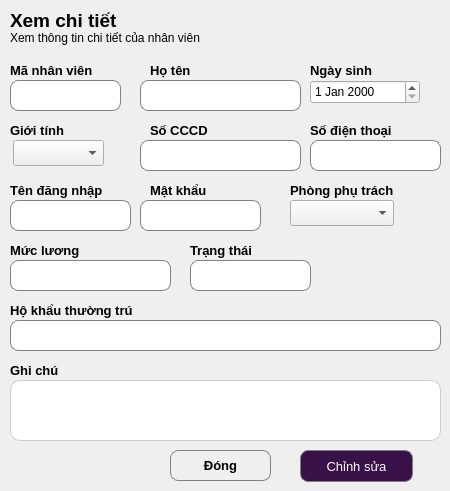
    <widget class="QWidget" name="page_49">
     <widget class="QLabel" name="label_537">
      <property name="geometry">
       <rect>
        <x>10</x>
        <y>10</y>
        <width>121</width>
        <height>21</height>
       </rect>
      </property>
      <property name="font">
       <font>
        <pointsize>14</pointsize>
        <weight>75</weight>
        <bold>true</bold>
       </font>
      </property>
      <property name="text">
       <string>Xem chi tiết</string>
      </property>
     </widget>
     <widget class="QLabel" name="label_538">
      <property name="geometry">
       <rect>
        <x>10</x>
        <y>30</y>
        <width>271</width>
        <height>16</height>
       </rect>
      </property>
      <property name="text">
       <string>Xem thông tin chi tiết của nhân viên</string>
      </property>
     </widget>
     <widget class="QLabel" name="label_539">
      <property name="geometry">
       <rect>
        <x>10</x>
        <y>60</y>
        <width>121</width>
        <height>21</height>
       </rect>
      </property>
      <property name="font">
       <font>
        <pointsize>10</pointsize>
        <weight>75</weight>
        <bold>true</bold>
       </font>
      </property>
      <property name="text">
       <string>Mã nhân viên</string>
      </property>
     </widget>
     <widget class="QLabel" name="label_540">
      <property name="geometry">
       <rect>
        <x>150</x>
        <y>60</y>
        <width>121</width>
        <height>21</height>
       </rect>
      </property>
      <property name="font">
       <font>
        <pointsize>10</pointsize>
        <weight>75</weight>
        <bold>true</bold>
       </font>
      </property>
      <property name="text">
       <string>Họ tên</string>
      </property>
     </widget>
     <widget class="QLabel" name="label_541">
      <property name="geometry">
       <rect>
        <x>310</x>
        <y>60</y>
        <width>121</width>
        <height>21</height>
       </rect>
      </property>
      <property name="font">
       <font>
        <pointsize>10</pointsize>
        <weight>75</weight>
        <bold>true</bold>
       </font>
      </property>
      <property name="text">
       <string>Ngày sinh</string>
      </property>
     </widget>
     <widget class="QLineEdit" name="lne_manv2">
      <property name="geometry">
       <rect>
        <x>10</x>
        <y>80</y>
        <width>111</width>
        <height>31</height>
       </rect>
      </property>
      <property name="styleSheet">
       <string notr="true">QLineEdit {
    border: 1px solid gray;
    border-radius: 8px;
    padding: 5px;
}</string>
      </property>
      <property name="text">
       <string/>
      </property>
      <property name="alignment">
       <set>Qt::AlignCenter</set>
      </property>
     </widget>
     <widget class="QLineEdit" name="lne_hoten6">
      <property name="geometry">
       <rect>
        <x>140</x>
        <y>80</y>
        <width>161</width>
        <height>31</height>
       </rect>
      </property>
      <property name="styleSheet">
       <string notr="true">QLineEdit {
    border: 1px solid gray;
    border-radius: 8px;
    padding: 5px;
}</string>
      </property>
      <property name="text">
       <string/>
      </property>
      <property name="alignment">
       <set>Qt::AlignCenter</set>
      </property>
     </widget>
     <widget class="QLabel" name="label_542">
      <property name="geometry">
       <rect>
        <x>10</x>
        <y>120</y>
        <width>121</width>
        <height>21</height>
       </rect>
      </property>
      <property name="font">
       <font>
        <pointsize>10</pointsize>
        <weight>75</weight>
        <bold>true</bold>
       </font>
      </property>
      <property name="text">
       <string>Giới tính</string>
      </property>
     </widget>
     <widget class="QLabel" name="label_543">
      <property name="geometry">
       <rect>
        <x>150</x>
        <y>120</y>
        <width>121</width>
        <height>21</height>
       </rect>
      </property>
      <property name="font">
       <font>
        <pointsize>10</pointsize>
        <weight>75</weight>
        <bold>true</bold>
       </font>
      </property>
      <property name="text">
       <string>Số CCCD</string>
      </property>
     </widget>
     <widget class="QLabel" name="label_544">
      <property name="geometry">
       <rect>
        <x>310</x>
        <y>120</y>
        <width>121</width>
        <height>21</height>
       </rect>
      </property>
      <property name="font">
       <font>
        <pointsize>10</pointsize>
        <weight>75</weight>
        <bold>true</bold>
       </font>
      </property>
      <property name="text">
       <string>Số điện thoại</string>
      </property>
     </widget>
     <widget class="QLabel" name="label_723">
      <property name="geometry">
       <rect>
        <x>10</x>
        <y>180</y>
        <width>121</width>
        <height>21</height>
       </rect>
      </property>
      <property name="font">
       <font>
        <pointsize>10</pointsize>
        <weight>75</weight>
        <bold>true</bold>
       </font>
      </property>
      <property name="text">
       <string>Tên đăng nhập</string>
      </property>
     </widget>
     <widget class="QLabel" name="label_724">
      <property name="geometry">
       <rect>
        <x>150</x>
        <y>180</y>
        <width>121</width>
        <height>21</height>
       </rect>
      </property>
      <property name="font">
       <font>
        <pointsize>10</pointsize>
        <weight>75</weight>
        <bold>true</bold>
       </font>
      </property>
      <property name="text">
       <string>Mật khẩu</string>
      </property>
     </widget>
     <widget class="QLabel" name="label_725">
      <property name="geometry">
       <rect>
        <x>290</x>
        <y>180</y>
        <width>151</width>
        <height>21</height>
       </rect>
      </property>
      <property name="font">
       <font>
        <pointsize>10</pointsize>
        <weight>75</weight>
        <bold>true</bold>
       </font>
      </property>
      <property name="text">
       <string>Phòng phụ trách</string>
      </property>
     </widget>
     <widget class="QLineEdit" name="lne_cccd4">
      <property name="geometry">
       <rect>
        <x>140</x>
        <y>140</y>
        <width>161</width>
        <height>31</height>
       </rect>
      </property>
      <property name="styleSheet">
       <string notr="true">QLineEdit {
    border: 1px solid gray;
    border-radius: 8px;
    padding: 5px;
}</string>
      </property>
      <property name="text">
       <string/>
      </property>
      <property name="alignment">
       <set>Qt::AlignCenter</set>
      </property>
     </widget>
     <widget class="QLineEdit" name="lne_tendangnhap2">
      <property name="geometry">
       <rect>
        <x>10</x>
        <y>200</y>
        <width>121</width>
        <height>31</height>
       </rect>
      </property>
      <property name="styleSheet">
       <string notr="true">QLineEdit {
    border: 1px solid gray;
    border-radius: 8px;
    padding: 5px;
}</string>
      </property>
      <property name="text">
       <string/>
      </property>
      <property name="alignment">
       <set>Qt::AlignCenter</set>
      </property>
     </widget>
     <widget class="QLineEdit" name="lne_matkhau2">
      <property name="geometry">
       <rect>
        <x>140</x>
        <y>200</y>
        <width>121</width>
        <height>31</height>
       </rect>
      </property>
      <property name="styleSheet">
       <string notr="true">QLineEdit {
    border: 1px solid gray;
    border-radius: 8px;
    padding: 5px;
}</string>
      </property>
      <property name="text">
       <string/>
      </property>
      <property name="alignment">
       <set>Qt::AlignCenter</set>
      </property>
     </widget>
     <widget class="QLineEdit" name="lne_mucluong2">
      <property name="geometry">
       <rect>
        <x>10</x>
        <y>260</y>
        <width>161</width>
        <height>31</height>
       </rect>
      </property>
      <property name="styleSheet">
       <string notr="true">QLineEdit {
    border: 1px solid gray;
    border-radius: 8px;
    padding: 5px;
}</string>
      </property>
      <property name="text">
       <string/>
      </property>
      <property name="alignment">
       <set>Qt::AlignCenter</set>
      </property>
     </widget>
     <widget class="QDateEdit" name="date_ngaysinh2">
      <property name="geometry">
       <rect>
        <x>310</x>
        <y>80</y>
        <width>110</width>
        <height>24</height>
       </rect>
      </property>
     </widget>
     <widget class="QComboBox" name="cbo_gioitinh4">
      <property name="geometry">
       <rect>
        <x>13</x>
        <y>140</y>
        <width>91</width>
        <height>26</height>
       </rect>
      </property>
     </widget>
     <widget class="QComboBox" name="cbo_phongphutrach2">
      <property name="geometry">
       <rect>
        <x>290</x>
        <y>200</y>
        <width>104</width>
        <height>26</height>
       </rect>
      </property>
     </widget>
     <widget class="QLineEdit" name="lne_sdt6">
      <property name="geometry">
       <rect>
        <x>310</x>
        <y>140</y>
        <width>131</width>
        <height>31</height>
       </rect>
      </property>
      <property name="styleSheet">
       <string notr="true">QLineEdit {
    border: 1px solid gray;
    border-radius: 8px;
    padding: 5px;
}</string>
      </property>
      <property name="text">
       <string/>
      </property>
      <property name="alignment">
       <set>Qt::AlignCenter</set>
      </property>
     </widget>
     <widget class="QLabel" name="label_907">
      <property name="geometry">
       <rect>
        <x>10</x>
        <y>240</y>
        <width>121</width>
        <height>21</height>
       </rect>
      </property>
      <property name="font">
       <font>
        <pointsize>10</pointsize>
        <weight>75</weight>
        <bold>true</bold>
       </font>
      </property>
      <property name="text">
       <string>Mức lương</string>
      </property>
     </widget>
     <widget class="QLabel" name="label_908">
      <property name="geometry">
       <rect>
        <x>190</x>
        <y>240</y>
        <width>141</width>
        <height>21</height>
       </rect>
      </property>
      <property name="font">
       <font>
        <pointsize>10</pointsize>
        <weight>75</weight>
        <bold>true</bold>
       </font>
      </property>
      <property name="text">
       <string>Trạng thái </string>
      </property>
     </widget>
     <widget class="QLineEdit" name="lne_trangthai1">
      <property name="geometry">
       <rect>
        <x>190</x>
        <y>260</y>
        <width>121</width>
        <height>31</height>
       </rect>
      </property>
      <property name="styleSheet">
       <string notr="true">QLineEdit {
    border: 1px solid gray;
    border-radius: 8px;
    padding: 5px;
}</string>
      </property>
      <property name="text">
       <string/>
      </property>
      <property name="alignment">
       <set>Qt::AlignCenter</set>
      </property>
     </widget>
     <widget class="QLabel" name="label_909">
      <property name="geometry">
       <rect>
        <x>10</x>
        <y>300</y>
        <width>191</width>
        <height>21</height>
       </rect>
      </property>
      <property name="font">
       <font>
        <pointsize>10</pointsize>
        <weight>75</weight>
        <bold>true</bold>
       </font>
      </property>
      <property name="text">
       <string>Hộ khẩu thường trú</string>
      </property>
     </widget>
     <widget class="QLineEdit" name="lne_hkthuongtru3">
      <property name="geometry">
       <rect>
        <x>10</x>
        <y>320</y>
        <width>431</width>
        <height>31</height>
       </rect>
      </property>
      <property name="styleSheet">
       <string notr="true">QLineEdit {
    border: 1px solid gray;
    border-radius: 8px;
    padding: 5px;
}</string>
      </property>
      <property name="text">
       <string/>
      </property>
      <property name="alignment">
       <set>Qt::AlignCenter</set>
      </property>
     </widget>
     <widget class="QLabel" name="label_910">
      <property name="geometry">
       <rect>
        <x>10</x>
        <y>360</y>
        <width>121</width>
        <height>21</height>
       </rect>
      </property>
      <property name="font">
       <font>
        <pointsize>10</pointsize>
        <weight>75</weight>
        <bold>true</bold>
       </font>
      </property>
      <property name="text">
       <string>Ghi chú</string>
      </property>
     </widget>
     <widget class="QTextEdit" name="txt_ghichu8">
      <property name="geometry">
       <rect>
        <x>10</x>
        <y>380</y>
        <width>431</width>
        <height>61</height>
       </rect>
      </property>
      <property name="styleSheet">
       <string notr="true">QTextEdit {
    border: 1px solid #ccc;
    border-radius: 10px;
    padding: 6px;
    background: white;
}</string>
      </property>
      <property name="html">
       <string>&lt;!DOCTYPE HTML PUBLIC &quot;-//W3C//DTD HTML 4.0//EN&quot; &quot;http://www.w3.org/TR/REC-html40/strict.dtd&quot;&gt;
&lt;html&gt;&lt;head&gt;&lt;meta name=&quot;qrichtext&quot; content=&quot;1&quot; /&gt;&lt;style type=&quot;text/css&quot;&gt;
p, li { white-space: pre-wrap; }
&lt;/style&gt;&lt;/head&gt;&lt;body style=&quot; font-family:'MS Shell Dlg 2'; font-size:8.25pt; font-weight:400; font-style:normal;&quot;&gt;
&lt;p style=&quot;-qt-paragraph-type:empty; margin-top:0px; margin-bottom:0px; margin-left:0px; margin-right:0px; -qt-block-indent:0; text-indent:0px; font-family:'.AppleSystemUIFont'; font-size:13pt;&quot;&gt;&lt;br /&gt;&lt;/p&gt;&lt;/body&gt;&lt;/html&gt;</string>
      </property>
     </widget>
     <widget class="QPushButton" name="btn_dong2">
      <property name="geometry">
       <rect>
        <x>170</x>
        <y>450</y>
        <width>101</width>
        <height>31</height>
       </rect>
      </property>
      <property name="font">
       <font>
        <pointsize>10</pointsize>
        <weight>75</weight>
        <bold>true</bold>
       </font>
      </property>
      <property name="styleSheet">
       <string notr="true">QPushButton {
 border: 1px solid gray;
 border-radius: 8px;
 padding: 5px;
 color: black;
}</string>
      </property>
      <property name="text">
       <string>Đóng</string>
      </property>
     </widget>
     <widget class="QPushButton" name="btn_chinhsua3">
      <property name="geometry">
       <rect>
        <x>300</x>
        <y>450</y>
        <width>113</width>
        <height>32</height>
       </rect>
      </property>
      <property name="font">
       <font>
        <pointsize>10</pointsize>
       </font>
      </property>
      <property name="styleSheet">
       <string notr="true">QPushButton {
 border: 1px solid gray;
 border-radius: 8px;
 padding: 5px;
 background-color: #391149;
 color: white;
}</string>
      </property>
      <property name="text">
       <string>Chỉnh sửa</string>
      </property>
     </widget>
    </widget>
